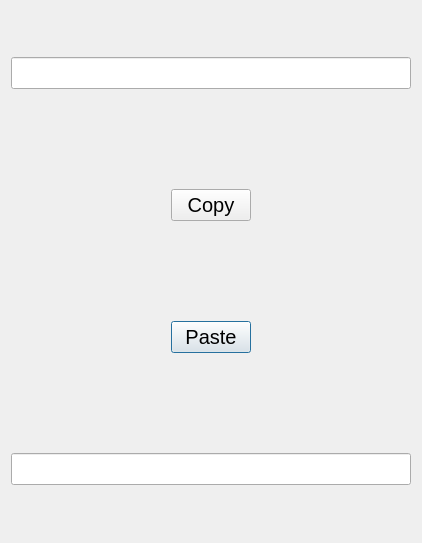
<?xml version="1.0" encoding="UTF-8"?>
<ui version="4.0">
 <class>Dialog</class>
 <widget class="QDialog" name="Dialog">
  <property name="geometry">
   <rect>
    <x>0</x>
    <y>0</y>
    <width>422</width>
    <height>543</height>
   </rect>
  </property>
  <property name="windowTitle">
   <string>Dialog</string>
  </property>
  <layout class="QGridLayout" name="gridLayout_2">
   <item row="0" column="0">
    <layout class="QGridLayout" name="gridLayout">
     <property name="horizontalSpacing">
      <number>0</number>
     </property>
     <property name="verticalSpacing">
      <number>100</number>
     </property>
     <item row="0" column="0" colspan="5">
      <widget class="QLineEdit" name="lineEdit">
       <property name="font">
        <font>
         <family>MS Sans Serif</family>
         <pointsize>15</pointsize>
        </font>
       </property>
       <property name="alignment">
        <set>Qt::AlignLeading|Qt::AlignLeft|Qt::AlignVCenter</set>
       </property>
      </widget>
     </item>
     <item row="1" column="4">
      <spacer name="horizontalSpacer_2">
       <property name="orientation">
        <enum>Qt::Horizontal</enum>
       </property>
       <property name="sizeHint" stdset="0">
        <size>
         <width>40</width>
         <height>20</height>
        </size>
       </property>
      </spacer>
     </item>
     <item row="2" column="0">
      <spacer name="horizontalSpacer_3">
       <property name="orientation">
        <enum>Qt::Horizontal</enum>
       </property>
       <property name="sizeHint" stdset="0">
        <size>
         <width>40</width>
         <height>20</height>
        </size>
       </property>
      </spacer>
     </item>
     <item row="2" column="1" colspan="2">
      <widget class="QPushButton" name="pushButton_2">
       <property name="font">
        <font>
         <family>MS Sans Serif</family>
         <pointsize>15</pointsize>
        </font>
       </property>
       <property name="text">
        <string>Paste</string>
       </property>
       <property name="autoDefault">
        <bool>true</bool>
       </property>
       <property name="default">
        <bool>false</bool>
       </property>
       <property name="flat">
        <bool>false</bool>
       </property>
      </widget>
     </item>
     <item row="2" column="3" colspan="2">
      <spacer name="horizontalSpacer_4">
       <property name="orientation">
        <enum>Qt::Horizontal</enum>
       </property>
       <property name="sizeHint" stdset="0">
        <size>
         <width>40</width>
         <height>20</height>
        </size>
       </property>
      </spacer>
     </item>
     <item row="3" column="0" colspan="5">
      <widget class="QLineEdit" name="lineEdit_2">
       <property name="font">
        <font>
         <family>MS Sans Serif</family>
         <pointsize>15</pointsize>
        </font>
       </property>
      </widget>
     </item>
     <item row="1" column="0">
      <spacer name="horizontalSpacer">
       <property name="orientation">
        <enum>Qt::Horizontal</enum>
       </property>
       <property name="sizeHint" stdset="0">
        <size>
         <width>40</width>
         <height>20</height>
        </size>
       </property>
      </spacer>
     </item>
     <item row="1" column="1" colspan="2">
      <widget class="QPushButton" name="pushButton">
       <property name="font">
        <font>
         <family>MS Sans Serif</family>
         <pointsize>15</pointsize>
        </font>
       </property>
       <property name="text">
        <string>Copy</string>
       </property>
       <property name="autoDefault">
        <bool>true</bool>
       </property>
       <property name="default">
        <bool>false</bool>
       </property>
       <property name="flat">
        <bool>false</bool>
       </property>
      </widget>
     </item>
    </layout>
   </item>
  </layout>
 </widget>
 <resources/>
 <connections>
  <connection>
   <sender>pushButton</sender>
   <signal>pressed()</signal>
   <receiver>lineEdit</receiver>
   <slot>selectAll()</slot>
   <hints>
    <hint type="sourcelabel">
     <x>201</x>
     <y>227</y>
    </hint>
    <hint type="destinationlabel">
     <x>109</x>
     <y>101</y>
    </hint>
   </hints>
  </connection>
  <connection>
   <sender>pushButton</sender>
   <signal>released()</signal>
   <receiver>lineEdit</receiver>
   <slot>copy()</slot>
   <hints>
    <hint type="sourcelabel">
     <x>170</x>
     <y>226</y>
    </hint>
    <hint type="destinationlabel">
     <x>71</x>
     <y>101</y>
    </hint>
   </hints>
  </connection>
  <connection>
   <sender>pushButton_2</sender>
   <signal>clicked()</signal>
   <receiver>lineEdit_2</receiver>
   <slot>paste()</slot>
   <hints>
    <hint type="sourcelabel">
     <x>67</x>
     <y>329</y>
    </hint>
    <hint type="destinationlabel">
     <x>201</x>
     <y>444</y>
    </hint>
   </hints>
  </connection>
 </connections>
</ui>
